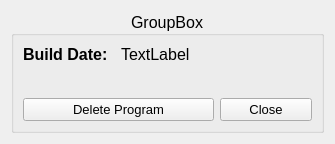
<?xml version="1.0" encoding="UTF-8"?>
<ui version="4.0">
 <class>w_info</class>
 <widget class="QWidget" name="w_info">
  <property name="windowModality">
   <enum>Qt::ApplicationModal</enum>
  </property>
  <property name="geometry">
   <rect>
    <x>0</x>
    <y>0</y>
    <width>335</width>
    <height>144</height>
   </rect>
  </property>
  <property name="windowTitle">
   <string>Nutshell | View Info</string>
  </property>
  <property name="windowIcon">
   <iconset resource="../Icons/Icons.qrc">
    <normaloff>:/Logo/logo.png</normaloff>:/Logo/logo.png</iconset>
  </property>
  <layout class="QGridLayout" name="gridLayout">
   <item row="0" column="0">
    <widget class="QGroupBox" name="gb_info">
     <property name="font">
      <font>
       <pointsize>12</pointsize>
      </font>
     </property>
     <property name="title">
      <string>GroupBox</string>
     </property>
     <property name="alignment">
      <set>Qt::AlignCenter</set>
     </property>
     <layout class="QGridLayout" name="gridLayout_2">
      <item row="1" column="0" colspan="2">
       <spacer name="verticalSpacer">
        <property name="orientation">
         <enum>Qt::Vertical</enum>
        </property>
        <property name="sizeHint" stdset="0">
         <size>
          <width>20</width>
          <height>40</height>
         </size>
        </property>
       </spacer>
      </item>
      <item row="0" column="0">
       <widget class="QLabel" name="label">
        <property name="font">
         <font>
          <pointsize>12</pointsize>
          <bold>true</bold>
         </font>
        </property>
        <property name="text">
         <string>Build Date:</string>
        </property>
       </widget>
      </item>
      <item row="0" column="1">
       <widget class="QLabel" name="lb_regDate">
        <property name="text">
         <string>TextLabel</string>
        </property>
       </widget>
      </item>
      <item row="2" column="2">
       <widget class="QPushButton" name="pb_close">
        <property name="font">
         <font>
          <pointsize>10</pointsize>
         </font>
        </property>
        <property name="text">
         <string>Close</string>
        </property>
       </widget>
      </item>
      <item row="2" column="0" colspan="2">
       <widget class="QPushButton" name="pb_delete">
        <property name="font">
         <font>
          <pointsize>10</pointsize>
         </font>
        </property>
        <property name="text">
         <string>Delete Program</string>
        </property>
       </widget>
      </item>
     </layout>
    </widget>
   </item>
  </layout>
 </widget>
 <resources>
  <include location="../Icons/Icons.qrc"/>
 </resources>
 <connections/>
</ui>
